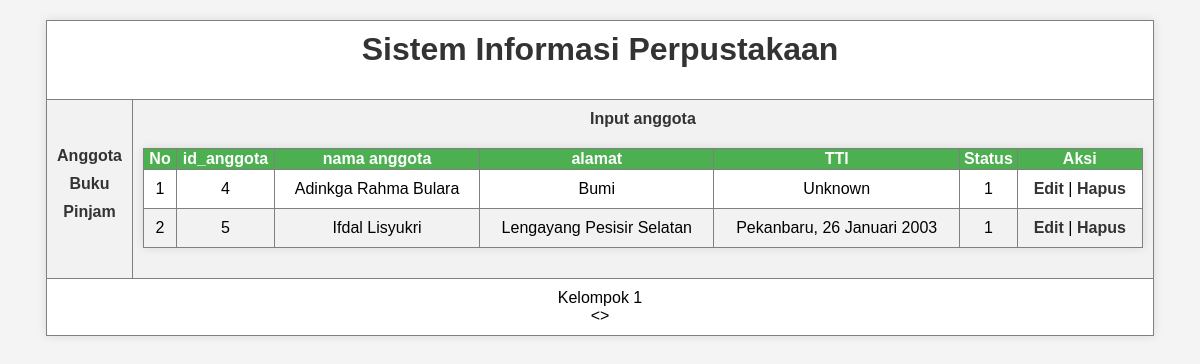
The page /pertemuan_13/anggota.php on the database its author committed.
### tables this page shows
CREATE TABLE `anggota` (
  `id_anggota` int(3) NOT NULL,
  `nm_anggota` varchar(32) DEFAULT NULL,
  `alamat` text DEFAULT NULL,
  `ttl_anggota` text DEFAULT NULL,
  `status_anggota` varchar(1) DEFAULT NULL
);

### pertemuan_13/anggota.php (the view, shortened to what this page needs)
<html>
  <head>
    <link rel="stylesheet" href="style2.css">
  </head>
  <body>
    <table width="1000" border="1">
      <tr>
      <td colspan="2" align="center"><h1>Sistem Informasi Perpustakaan</h1></td>
      </tr>
      <tr>
      <td width = "200">
      <ul>
      <li><a href="anggota.php">Anggota</a></li>
      <li><a href="buku.php">Buku</a></li>
      <li><a href="pinjam.php">Pinjam</a></li>
      </td>
      <td width="500">
      <a href="input_anggota.php">Input anggota</a>
      <table border="1" >
                                              <thead>
                <tr>
                  <th >No</th>
                  <th >id_anggota </th>
                  <th >nama anggota </th>
                  <th >alamat </th>
                  <th >TTl </th>
                  <th >Status</th>
                  <th >Aksi</th>
                </tr>
              </thead>
                                          <tbody>
                                          <?php
include "koneksi.php";
$query = "SELECT * FROM anggota ORDER BY id_anggota";
$result = $koneksi->query($query);
$no = 1;
while ($data = $result->fetch(PDO::FETCH_ASSOC)) {
    ?>
    <tr class="odd gradeX">
        <td><?php echo $no; ?></td>
        <td><?php echo $data['id_anggota']; ?></td>
        <td><?php echo $data['nm_anggota']; ?></td>
        <td><?php echo $data['alamat']; ?></td>
        <td><?php echo $data['ttl_anggota']; ?></td>
        <td class="center"><?php echo $data['status_anggota']; ?></td>
        <td class="center">
            <a href="edit_anggota.php?id=<?php echo $data['id_anggota']; ?>">Edit</a> |
            <a href="hapus_anggota.php?id=<?php echo $data['id_anggota']; ?>"
               onClick="return confirm('Apakah Anda ingin menghapus <?php echo $data['nm_anggota']; ?>?')">Hapus</a>
        </td>
    </tr>
    <?php
    $no++;
}
?>
                                          </tbody>
                                      </table>
      </td>
      </tr>
      <tr>
        <td colspan="2" align="center">Kelompok 1<br><></td>
      </tr>
    </table>
  </body>
</html>

### pertemuan_13/style2.css (style rules this page uses)
body { font-family: Arial, sans-serif; background-color: #f4f4f4; margin: 0; padding: 0; }
table { width: 1000px; border-collapse: collapse; margin: 20px auto; background-color: #fff; box-shadow: 0 0 10px rgba(0, 0, 0, 0.1); }
td { padding: 10px; text-align: center; }
h1 { color: #333; }
ul { list-style: none; padding: 0; margin: 0; }
ul li { margin-bottom: 10px; }
a { text-decoration: none; color: #333; font-weight: bold; }
thead { background-color: #4caf50; color: #fff; }
tbody tr:nth-child(even) { background-color: #f2f2f2; }
.center { text-align: center; }

### rows shown on the page
anggota: id_anggota "4", nm_anggota "Adinkga Rahma Bulara", alamat "Bumi", ttl_anggota "Unknown", status_anggota "1"
anggota: id_anggota "5", nm_anggota "Ifdal Lisyukri", alamat "Lengayang Pesisir Selatan", ttl_anggota "Pekanbaru, 26 Januari 2003", status_anggota "1"
